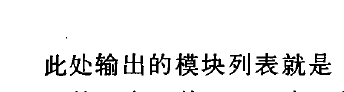
%> input picture segment_matlab/i.png, 344 x 92 px
$ octave isegment.m   (GNU Octave 9; MATLAB toolbox functions it lacks are replaced by stand-ins)
%> lines starting %> are read from the running program, lines starting %| are printed output that depends on the picture; in (x1, y1, x2, y2) boxes, pixels count from 0 and x2, y2 are one past the last pixel; in counts of white or black regions, pixels touching at a corner belong together; the program's own positions count from 1
### segment_matlab/xfenge.m
%对分割出的单个字符进行分割x方向的再分割
function [ix,iy]=xfenge(goal1)
[m,n]=size(goal1);
ix(m)=0;
xx=0;j=1;
for  x=1:m
    for y=1:n
        if goal1(x,y)==1;
            xx=1;
        end
    end
    if xx==1
        ix(j)=x;
        j=j+1;
    end
end
ix=ix(1);


iy(m)=0;
xx=0;j=1;
for  x=m:-1:1
    for y=n:-1:1
        if goal1(x,y)==1;
            xx=1;
        end
    end
    if xx==1
        iy(j)=x;
        j=j+1;
    end
end
iy=iy(1);

### segment_matlab/yfenge.m
%对分割出的单个字符进行分割y方向的再分割
function [jx,jy]=yfenge(goal1)
[m,n]=size(goal1);
jx(m)=0;
xx=0;j=1;
for  y=1:n
    for x=1:m
        if goal1(x,y)==1;
            xx=1;
        end
    end
    if xx==1
        jx(j)=y;
        j=j+1;
    end
end
jx=jx(1)


jy(m)=0;
xx=0;j=1;
for  y=n:-1:1
    for x=m:-1:1
        if goal1(x,y)==1;
            xx=1;
        end
    end
    if xx==1
        jy(j)=y;
        j=j+1;
    end
end
jy=jy(1)

### segment_matlab/isegment.m

% 字符识别OCR研究一（模板匹配&BP神经网络训练）
% http://blog.csdn.net/zhubenfulovepoem/article/details/6803150

clc;
clear all;
close all;

I=imread('i.png');%读取测试图片
%> I is the input picture: size 92x344x3 uint8; min 0, max 255, mean 236.7
[m,n,z]=size(I)
%> m = 92; n = 344; z = 3
figure(1);
imshow(I);title('测试图片')
I1=rgb2gray(I);
    imwrite(I1,'I1.jpg');%保存二值化图像
figure(2);
imshow(I1);%显示二值化图像
%figure(3);
%imhist(I1);


Ic = imcomplement(I1);%取反
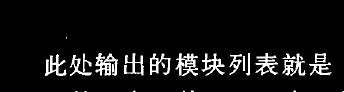
%> Ic: size 92x344 uint8; min 0, max 255, mean 18.3
    imwrite(Ic,'Ic.jpg');
figure(33);imshow(Ic);
BW = im2bw(Ic, graythresh(Ic));%二值化
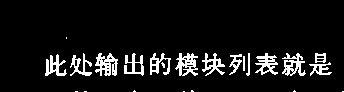
%> BW: size 92x344 logical; 8.3% white in thin lines or dots, all inside (x1, y1, x2, y2) = (45, 37, 344, 92)
    imwrite(BW,'BW.jpg');
figure(5), imshow(BW);


bw=edge(I1,'prewitt');%边缘提取
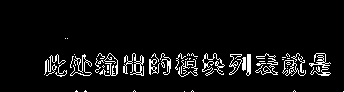
%> bw: size 92x344 logical; 6% white in thin lines or dots, all inside (x1, y1, x2, y2) = (44, 38, 344, 92)
    imwrite(bw,'bw.jpg');
figure(32);imshow(bw);
theta=1:180;
[R,xp]=radon(bw,theta);
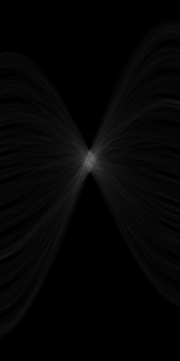
%> R: size 361x180 double; min 0, max 111.6, mean 5.3
%> xp = 361 values from -180 to 180
[I0,J]=find(R>=max(max(R)));%J记录了倾斜角
%> I0 = 164; J = 89
qingxiejiao=90-J
%> qingxiejiao = 1
goal1=imrotate(BW,qingxiejiao,'bilinear','crop');
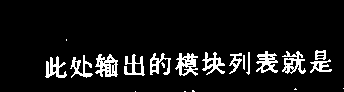
%> goal1: size 92x344 logical; 8.3% white in thin lines or dots, all inside (x1, y1, x2, y2) = (45, 39, 344, 92)
    imwrite(goal1,'goal1.jpg');
figure,imshow(I1);title('correct image');


%中值滤波
goal3=medfilt2(goal1,[3,3]);
%> goal3: size 92x344 logical; 8.6% white; 16 white regions (3 under 20 px), largest, box (x1, y1, x2, y2) and area: (96, 54, 118, 77) 360, (282, 51, 306, 74) 299, (176, 53, 197, 76) 296
figure(19), imshow(goal3);


goal3=medfilt2(goal3,[3,3]);
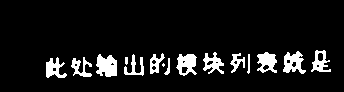
%> goal3: size 92x344 logical; 8.6% white; 15 white regions (1 under 20 px), largest, box (x1, y1, x2, y2) and area: (96, 54, 117, 77) 364, (283, 51, 306, 74) 307, (176, 54, 197, 76) 305
    imwrite(goal3,'goal3.jpg');
figure(19), imshow(goal3);


%求解X方向的投影像素范围
[ix1,iy1]=xfenge(goal1)
%> after the loop in xfenge, `for  x=1:m`: ix = 92 values, max 92 at index 53, min 0 at index 54, mean 38.02; j = 54; xx = 1
%> in xfenge, `ix=ix(1);`: ix = 40
%> after the loop in xfenge, `for  x=m:-1:1`: iy = 92 values, max 92 at index 1, min 1 at index 92, mean 46.5; j = 93
%> in xfenge, `iy=iy(1);`: iy = 92
%> ix1 = 40; iy1 = 92


%求解y方向的投影像素范围
[jx1,jy1]=yfenge(goal1)
%> after the loop in yfenge, `for  y=1:n`: j = 300; jx = 299 values from 46 to 344
%> in yfenge, `jx=jx(1)`: jx = 46
%> after the loop in yfenge, `for  y=n:-1:1`: j = 345; jy = 344 values, max 344 at index 1, min 1 at index 344, mean 172.5
%> in yfenge, `jy=jy(1)`: jy = 344
%> jx1 = 46; jy1 = 344


%字符区域分割：
goal4=goal3(ix1:iy1,jx1:jy1);
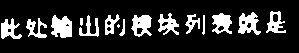
%> goal4: size 53x299 logical; 17.2% white; 15 white regions (1 under 20 px), largest, box (x1, y1, x2, y2) and area: (51, 15, 72, 38) 364, (238, 12, 261, 35) 307, (131, 15, 152, 37) 305
    imwrite(goal4,'goal4.jpg');
figure(21);imshow(goal4);
[m,n]=size(goal4)
%> m = 53; n = 299
%[L,num] = bwlabel(goal4,8);%区域标记，1,2,3,4


ysum(n-1)=0;
for y=1:n-1
ysum(y)=sum(goal4(:,y));
end
%> after the loop, ysum = 298 values, max 22 at index 56, min 0 at index 1, mean 9.16
%y=1:n-1;
%figure(12)
%plot(y,ysum)%画出y方向上的像素分布


%找出ysum分布的几个与y轴交点就是单个字符在y轴上分布的区间
i=1;j=1;
for y=1:n-2
    if (ysum(y)==0)&(ysum(y+1)~=0)
        yy(i)=y
        i=i+1;
    end

    if (ysum(y)~=0)&(ysum(y+1)==0)
        yx(j)=y
        j=j+1;
    end
end
%> after the loop, i = 13; j = 13; yx = [22 47 72 99 125 152 179 200 205 232 261 286]; yy = [1 26 51 79 105 131 158 185 202 212 238 266]
[m_yy,n_yy]=size(yy);%求出字符的分布并分割
%> m_yy = 1; n_yy = 12
if n_yy==3 %根据n_yy和n_yx的个数及分布区间，选择分割区间
%segment
num1=goal4(1:m , 1:yx(1));%分割出字符1
figure(23);imshow(num1);


num2=goal4(1:m ,yy(1):yx(2));%分割出字符2
figure(24);imshow(num2);


num3=goal4(1:m ,  yy(2):yx(3));%分割出字符3
figure(25);imshow(num3);


num4=goal4(1:m ,  yy(3):n);%分割出字符4
figure(26);imshow(num4);


% [5 lines of commented-out code are left out]
[ix1,iy1]=xfenge(num1)
[ix2,iy2]=xfenge(num2)
[ix3,iy3]=xfenge(num3)
[ix4,iy4]=xfenge(num4)
num1=goal4(ix1:iy1 , 1:yx(1));
figure(23);imshow(num1);


num2=goal4(ix2:iy2 ,yy(1):yx(2));
figure(24);imshow(num2);


num3=goal4(ix3:iy3 ,  yy(2):yx(3));
figure(25);imshow(num3);


num4=goal4(ix4:iy4 ,  yy(3):n);
figure(26);imshow(num4);


imwrite(num1, 'nnum1.bmp');
imwrite(num2, 'nnum2.bmp');
imwrite(num3, 'nnum3.bmp');
imwrite(num4, 'nnum4.bmp');
end


if n_yy==4 %根据n_yy和n_yx的个数及分布区间，选择分割区间
    %segment
num1=goal4(1:m , yy(1):yx(1));
figure(23);imshow(num1);


num2=goal4(1:m ,yy(2):yx(2));
figure(24);imshow(num2);


num3=goal4(1:m ,  yy(3):yx(3));
figure(25);imshow(num3);


num4=goal4(1:m ,  yy(4):n);
figure(26);imshow(num4);
% [5 lines of commented-out code are left out]
[ix1,iy1]=xfenge(num1)
[ix2,iy2]=xfenge(num2)
[ix3,iy3]=xfenge(num3)
[ix4,iy4]=xfenge(num4)
num1=goal4(ix1:iy1 , yy(1):yx(1));
figure(23);imshow(num1);


num2=goal4(ix2:iy2 ,yy(2):yx(2));
figure(24);imshow(num2);


num3=goal4(ix3:iy3 ,  yy(3):yx(3));
figure(25);imshow(num3);


num4=goal4(ix4:iy4 ,  yy(4):n);
figure(26);imshow(num4);
imwrite(num1, 'nnum1.bmp');
imwrite(num2, 'nnum2.bmp');
imwrite(num3, 'nnum3.bmp');
imwrite(num4, 'nnum4.bmp');
end
